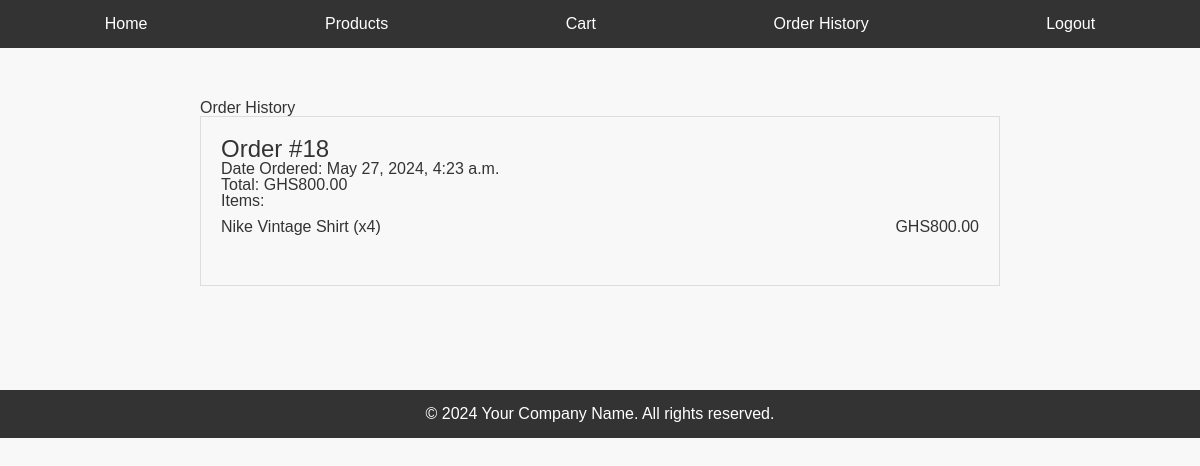
The app's page /order_history/ (signed in) with its own data.
### store/models.py (models this page shows, shortened)
class Order(models.Model):
    customer = models.ForeignKey(Customer, on_delete=models.SET_NULL, null=True, blank=True)
    date_ordered = models.DateTimeField(auto_now_add=True)
    complete = models.BooleanField(default=False)
    total = models.DecimalField(max_digits=10, decimal_places=2, default=0)
    @property
    def get_cart_total(self):
        order_items = self.orderitem_set.all()
        total = sum([item.get_total for item in order_items])
        return total

class OrderItem(models.Model):
    product = models.ForeignKey(Product, on_delete=models.SET_NULL, null=True)
    order = models.ForeignKey(Order, on_delete=models.CASCADE)
    quantity = models.IntegerField(default=0)
    @property
    def get_total(self):
        total = self.product.price * self.quantity
        return total

class Product(models.Model):
    name = models.CharField(max_length=200)
    category = models.ForeignKey(Category, on_delete=models.CASCADE, default=1)
    price = models.DecimalField(max_digits=10, decimal_places=2)
    stock = models.IntegerField()
    description = models.TextField(default="Default description")
    image = models.ImageField(upload_to='products/', default='default_image.jpg')

### store/views.py (the view)
# urls.py: path('order_history/', views.order_history, name='order_history'),
@login_required
def order_history(request):
    customer = request.user.customer
    orders = Order.objects.filter(customer=customer, complete=True)
    context = {'orders': orders}
    return render(request, 'store/order_history.html', context)

### store/templates/store/order_history.html (shortened to what this page needs)
{% extends "store/base.html" %}
{% block extra_css %}
{% load static %}
<link rel="stylesheet" href="{% static 'styles/order_history.css' %}">
{% endblock %}
{% block content %}
<div class="container">
    <h1>Order History</h1>
    {% if orders %}
        <div class="order-history">
            {% for order in orders %}
            <div class="order">
                <h2>Order #{{ order.id }}</h2>
                <p>Date Ordered: {{ order.date_ordered }}</p>
                <p>Total: GHS{{ order.get_cart_total }}</p>
                <div class="order-items">
                    <h3>Items:</h3>
                    <ul>
                        {% for item in order.orderitem_set.all %}
                        <li>
                            <span>{{ item.product.name }} (x{{ item.quantity }})</span>
                            <span>GHS{{ item.get_total }}</span>
                        </li>
                        {% endfor %}
                    </ul>
                </div>
            </div>
            {% endfor %}
        </div>
    {% else %}
        <p>You have no orders yet.</p>
    {% endif %}
</div>
{% endblock %}

### store/templates/store/styles/base.css (style rules this page uses)
body { font-family: Arial, sans-serif; background-color: #f8f8f8; color: #333; }

### store/templates/store/styles/order_history.css (style rules this page uses)
.container { max-width: 800px; margin: 0 auto; padding: 20px; }
.order-history { border: 1px solid #ddd; padding: 20px; margin-bottom: 20px; }
.order { margin-bottom: 20px; }
.order h2 { margin: 0; font-size: 1.5em; }
.order-items ul { list-style-type: none; padding: 0; }
.order-items li { display: flex; justify-content: space-between; padding: 10px 0; border-bottom: 1px solid #ddd; }
.order-items li:last-child { border-bottom: none; }

### records on screen
Order: id "18", date_ordered "May 27, 2024, 4:23 a.m.", get_cart_total "800.00"
OrderItem: product.name "Nike Vintage Shirt", quantity "4", get_total "800.00"
